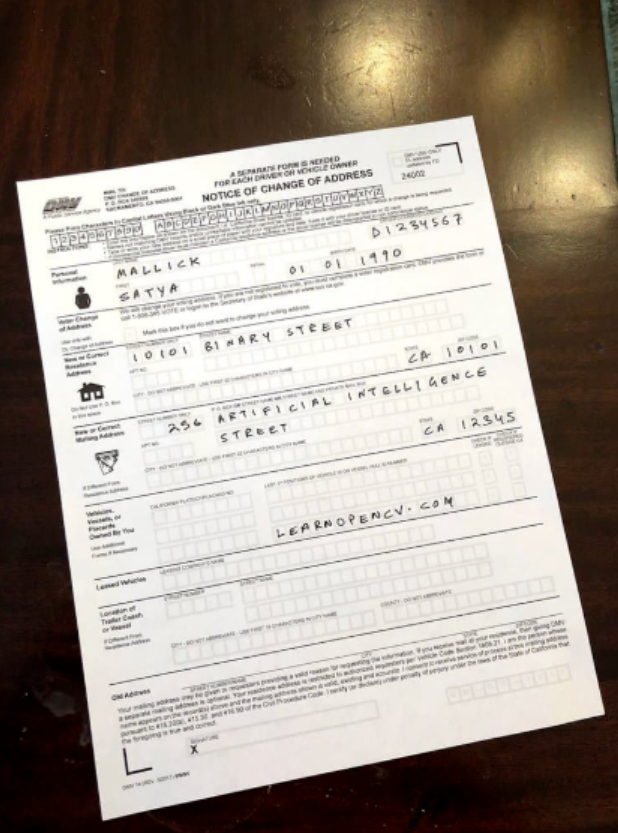
#> input picture DS_scan_test.png, 618 x 833 px
$ python document_scanner_251008.py
#> lines starting #> are read from the running program, lines starting #| are printed output that depends on the picture; after the words box and inside, x2 and y2 are one past the last pixel; in counts of white or black regions, pixels touching at a corner belong together
'''
Document scanner - CV homework: Canny edges + contour approx + perspective transform
end to function `scan_document(image_path, out_dir)`
input: image_path
output: img in out_dir

'''

# It also runs once on the provided sample in /mnt/data and saves results.

import os
import cv2
import numpy as np
from typing import Tuple

def order_points(pts: np.ndarray) -> np.ndarray:
    """Order 4 points as [tl, tr, br, bl]."""
    rect = np.zeros((4, 2), dtype="float32")
    s = pts.sum(axis=1)
    diff = np.diff(pts, axis=1)
    rect[0] = pts[np.argmin(s)]  # top-left
    rect[2] = pts[np.argmax(s)]  # bottom-right
    rect[1] = pts[np.argmin(diff)]  # top-right
    rect[3] = pts[np.argmax(diff)]  # bottom-left
    return rect

def four_point_transform(image: np.ndarray, pts: np.ndarray) -> np.ndarray:
    """Perspective-warp the image given 4 corner points."""
    rect = order_points(pts)
    (tl, tr, br, bl) = rect
    widthA = np.linalg.norm(br - bl)
    widthB = np.linalg.norm(tr - tl)
    maxWidth = int(max(widthA, widthB))

    heightA = np.linalg.norm(tr - br)
    heightB = np.linalg.norm(tl - bl)
    maxHeight = int(max(heightA, heightB))

    dst = np.array([
        [0, 0],
        [maxWidth - 1, 0],
        [maxWidth - 1, maxHeight - 1],
        [0, maxHeight - 1]], dtype="float32")

    M = cv2.getPerspectiveTransform(rect, dst)
    warped = cv2.warpPerspective(image, M, (maxWidth, maxHeight))
    return warped

def auto_canny(image: np.ndarray, sigma: float = 0.33) -> np.ndarray:
    v = np.median(image)
    lower = int(max(0, (1.0 - sigma) * v))
    upper = int(min(255, (1.0 + sigma) * v))
    edged = cv2.Canny(image, lower, upper)
    return edged

def find_document_quad(gray: np.ndarray) -> Tuple[np.ndarray, np.ndarray]:
    """Return quadrilateral points of the doc and an edge visualization."""
    # Blur slightly, detect edges
    blur = cv2.GaussianBlur(gray, (5, 5), 0)
    edges = auto_canny(blur)
    # Strengthen edges
    kernel = cv2.getStructuringElement(cv2.MORPH_RECT, (5, 5))
    edges = cv2.dilate(edges, kernel, iterations=1)
    edges = cv2.erode(edges, kernel, iterations=1)

    # Find largest 4-point contour by area
    cnts, _ = cv2.findContours(edges.copy(), cv2.RETR_LIST, cv2.CHAIN_APPROX_SIMPLE)
    cnts = sorted(cnts, key=cv2.contourArea, reverse=True)

    quad = None
    for c in cnts[:10]:  # check top 10 contours
        peri = cv2.arcLength(c, True)
        approx = cv2.approxPolyDP(c, 0.02 * peri, True)
        if len(approx) == 4:
            quad = approx.reshape(4, 2).astype("float32")
            break

    # Fallback: use minAreaRect if no 4-point polygon found
    if quad is None and len(cnts) > 0:
        c = cnts[0]
        rect = cv2.minAreaRect(c)
        box = cv2.boxPoints(rect)
        quad = box.astype("float32")

    # Optional: refine corner locations to subpixel accuracy if possible
    if quad is not None:
        # Harris/GoodFeatures map to refine
        corners = cv2.goodFeaturesToTrack(gray, maxCorners=200, qualityLevel=0.01, minDistance=10)
        if corners is not None:
            corners = corners.reshape(-1, 2)
            refined = []
            for q in order_points(quad):
                # pick the nearest detected corner to each ordered vertex
                dists = np.linalg.norm(corners - q, axis=1)
                nearest = corners[np.argmin(dists)]
                refined.append(nearest)
            quad = np.array(refined, dtype="float32")

    return quad, edges

def enhance_scanned(warped: np.ndarray) -> Tuple[np.ndarray, np.ndarray]:
    """Return color and binarized (scanned-like) versions."""
    # Color correction (optional white balance-like)
    color = warped.copy()
    # Convert to grayscale and adaptive threshold to mimic a scanner
    gray_w = cv2.cvtColor(warped, cv2.COLOR_BGR2GRAY)
    # Use adaptive threshold and slight median blur
    gray_w = cv2.medianBlur(gray_w, 3)
    bw = cv2.adaptiveThreshold(gray_w, 255, cv2.ADAPTIVE_THRESH_GAUSSIAN_C,
                               cv2.THRESH_BINARY, 31, 10)
    return color, bw

def scan_document(image_path: str, out_dir: str, debug: bool = False) -> Tuple[str, str]:
    """Main entry: path in, saves results (color & bw) to out_dir, returns paths."""
#> called with image_path = './DS_scan_test.png', out_dir = './output', debug = True
    if not os.path.exists(out_dir):
        os.makedirs(out_dir, exist_ok=True)

    image = cv2.imread(image_path)
#> image is the input picture: shape (833, 618, 3); mean B, G, R 143.4, 152.6, 162.1
    if image is None:
        raise FileNotFoundError(f"Could not read image at {image_path}")

    # Keep ratio for later warping to original resolution
    orig = image.copy()
    ratio = image.shape[0] / 800.0  # scale to 800px height for detection
#> ratio = 1.04
    resized = cv2.resize(image, (int(image.shape[1] / ratio), 800))
    gray = cv2.cvtColor(resized, cv2.COLOR_BGR2GRAY)
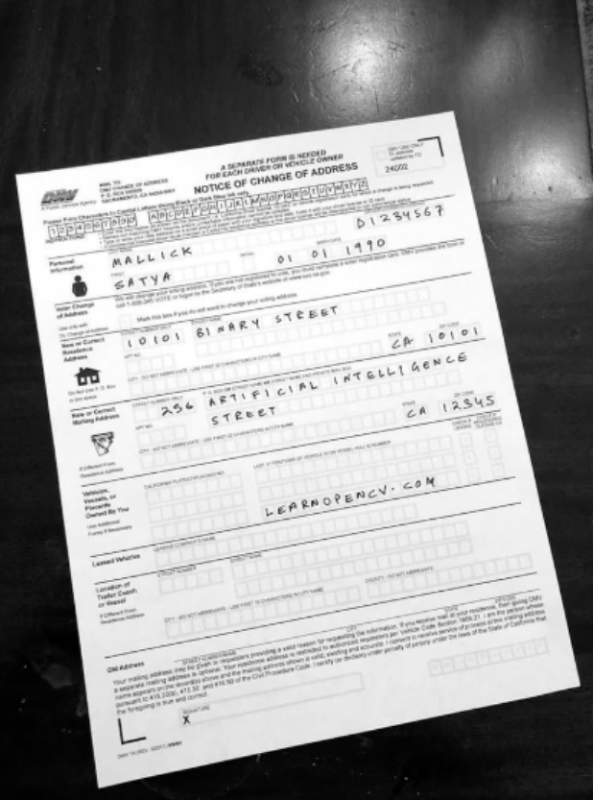
#> gray: shape (800, 593); min 0, max 255, mean 154.3

    quad, edges = find_document_quad(gray)
#> in auto_canny, `v = np.median(image)`: v = 206
#> in auto_canny, `lower = int(max(0, (1.0 - sigma) * v))`: lower = 138
#> in auto_canny, `upper = int(min(255, (1.0 + sigma) * v))`: upper = 255
#> in auto_canny, `edged = cv2.Canny(image, lower, upper)`:
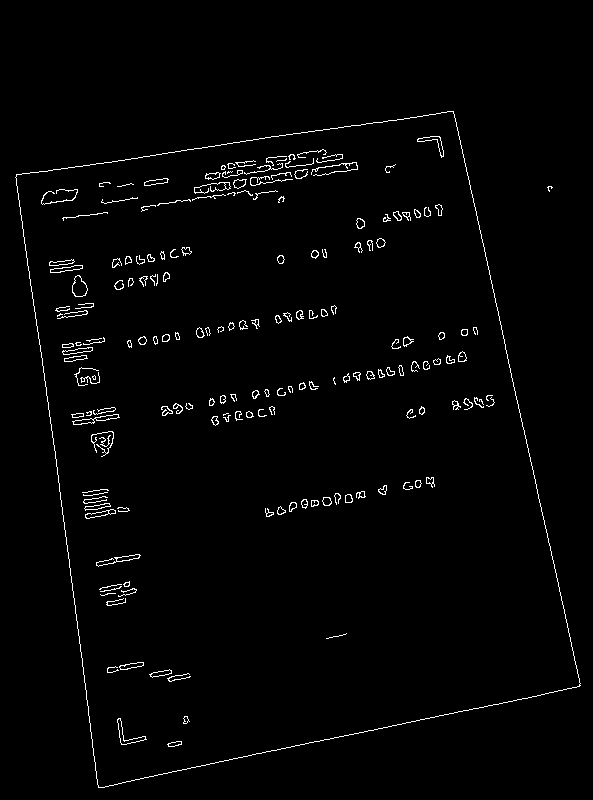
#> edged: shape (800, 593); 1.7% white in thin lines or dots, all inside (x1, y1, x2, y2) = (15, 111, 581, 788)
#> in find_document_quad, `edges = cv2.dilate(edges, kernel, iterations=1)`:
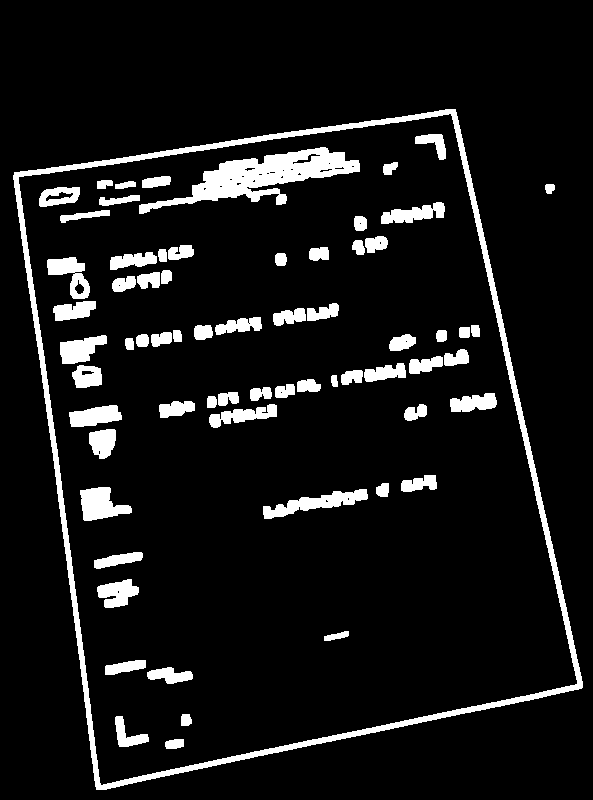
#> edges: shape (800, 593); 8.6% white; 67 white regions, largest, box (x1, y1, x2, y2) and area: (13, 109, 583, 790) 12030, (139, 147, 360, 214) 5163, (263, 489, 368, 519) 1254
#> in find_document_quad, `edges = cv2.erode(edges, kernel, iterations=1)`:
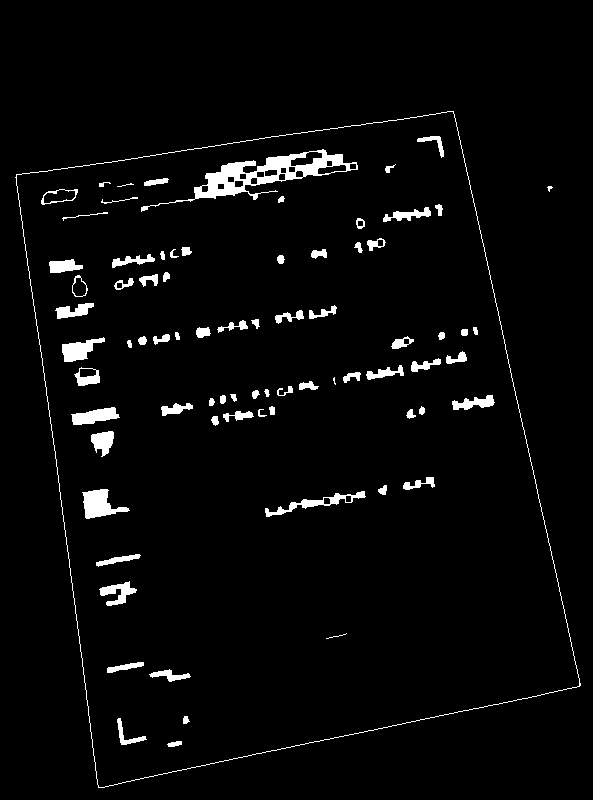
#> edges: shape (800, 593); 3.3% white; 78 white regions (3 under 20 px)
#> in find_document_quad, `cnts, _ = cv2.findContours(edges.copy(), cv2.RETR_LIST, cv2.CHAIN_APPR..`: cnts = 104 contours, 9 with area under 20; largest, box (x1, y1, x2, y2) and area: (15, 111, 581, 788) 281308, (16, 111, 580, 788) 281302, (141, 149, 358, 212) 3424, (82, 489, 130, 519) 693, (265, 491, 366, 517) 517
#> the loop in find_document_quad, `for c in cnts[:10]:` made 1 pass
#> (peri, quad) on pass 1: (2261.7, [[453, 111], [16, 174], [98, 787], [580, 685]])
#> in find_document_quad, `corners = cv2.goodFeaturesToTrack(gray, maxCorners=200, qualityLevel=0..`: corners = 200 rows, first 8: [88, 377], [312, 501], [122, 743], [434, 360], [145, 738], [234, 395], [80, 368], [73, 415]
#> in find_document_quad, `corners = corners.reshape(-1, 2)`: corners = 200 pairs, first value 16 to 579, second value 112 to 786
#> in order_points, `rect = np.zeros((4, 2), dtype="float32")`: rect = [[0, 0], [0, 0], [0, 0], [0, 0]]
#> in order_points, `s = pts.sum(axis=1)`: s = [564, 190, 885, 1265]
#> in order_points, `diff = np.diff(pts, axis=1)`: diff = [-342, 158, 689, 105]
#> the loop in find_document_quad, `for q in order_points(quad):` made 4 passes
#> (q, nearest) on passes 1 to 4: ([16, 174], [16, 175]), ([453, 111], [452, 112]), ([580, 685], [579, 685]), ([98, 787], [99, 786])
#> after the loop in find_document_quad, `for q in order_points(quad):`: refined = [[16, 175], [452, 112], [579, 685], [99, 786]]
#> quad = [[16, 175], [452, 112], [579, 685], [99, 786]]
    if quad is None:
        raise RuntimeError("Could not detect document boundary (quadrilateral not found).")

    # Scale quad back to original image coordinates
    quad_orig = quad * ratio
#> quad_orig = [[16.66, 182.2], [470.6, 116.6], [602.9, 713.3], [103.1, 818.4]]
    warped = four_point_transform(orig, quad_orig)
#> in four_point_transform, `rect = order_points(pts)`: rect has the same summary as quad_orig in scan_document
#> in four_point_transform, `(tl, tr, br, bl) = rect`: tl = [16.66, 182.2]; tr = [470.6, 116.6]; br = [602.9, 713.3]; bl = [103.1, 818.4]
#> in four_point_transform, `widthA = np.linalg.norm(br - bl)`: widthA = 510.7
#> in four_point_transform, `widthB = np.linalg.norm(tr - tl)`: widthB = 458.7
#> in four_point_transform, `maxWidth = int(max(widthA, widthB))`: maxWidth = 510
#> in four_point_transform, `heightA = np.linalg.norm(tr - br)`: heightA = 611.1
#> in four_point_transform, `heightB = np.linalg.norm(tl - bl)`: heightB = 642
#> in four_point_transform, `dst = np.array([ [0, 0], [maxWidth - 1, 0], [maxWidth - 1, maxHeight -..`: dst = [[0, 0], [509, 0], [509, 641], [0, 641]]
#> in four_point_transform, `M = cv2.getPerspectiveTransform(rect, dst)`: M = [[1.09, -0.148, 8.79], [0.165, 1.14, -210.9], [-7.54e-05, 0.0002, 1]]
#> in four_point_transform, `warped = cv2.warpPerspective(image, M, (maxWidth, maxHeight))`:
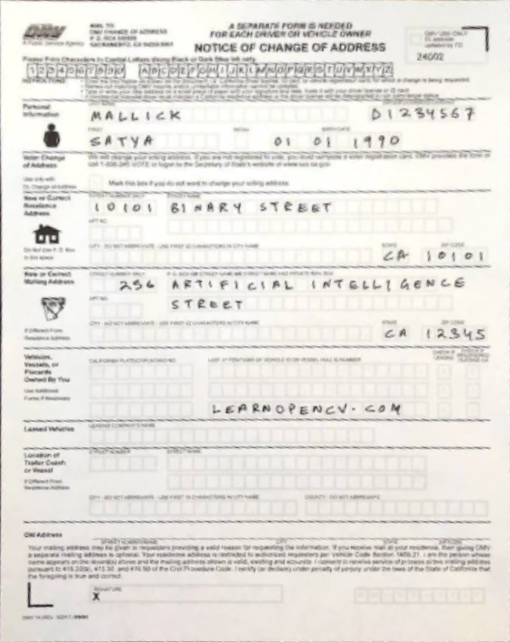
#> warped: shape (642, 510, 3); mean B, G, R 223.2, 228, 230.7

    color, bw = enhance_scanned(warped)
#> in enhance_scanned, `bw = cv2.adaptiveThreshold(gray_w, 255, cv2.ADAPTIVE_THRESH_GAUSSIAN_C..`:
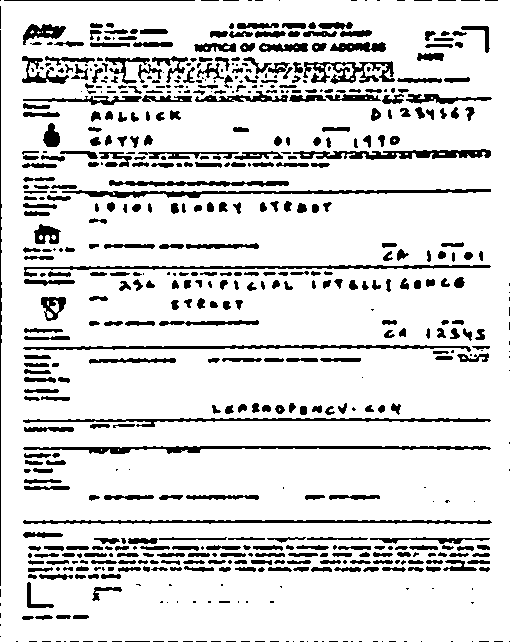
#> bw: shape (642, 510); 85.6% white; 616 black regions (194 under 20 px), largest, box (x1, y1, x2, y2) and area: (23, 446, 491, 454) 1579, (62, 189, 491, 198) 1483, (24, 265, 491, 277) 1317

    base = os.path.splitext(os.path.basename(image_path))[0]
    out_color = os.path.join(out_dir, f"{base}_scanned_color.jpg")
    out_bw = os.path.join(out_dir, f"{base}_scanned_bw.jpg")
    cv2.imwrite(out_color, color)
    cv2.imwrite(out_bw, bw)

    # Debug composite with corners
    if debug:
        dbg = resized.copy()
        for p in quad.astype(int):
            cv2.circle(dbg, tuple(p), 8, (0, 255, 0), -1)
#> this loop made 4 passes
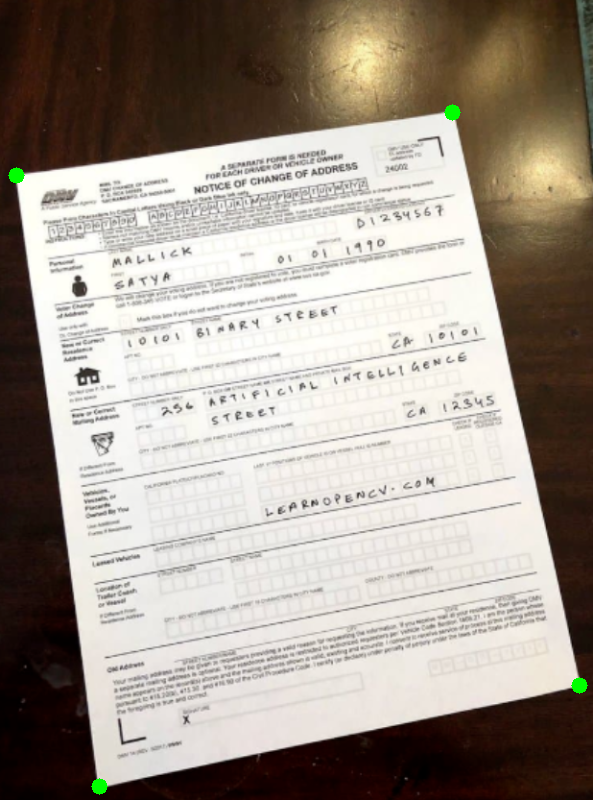
#> dbg: shape (800, 593, 3); mean B, G, R 143.1, 152.7, 161.8
        out_dbg1 = os.path.join(out_dir, f"{base}_edges.jpg")
        out_dbg2 = os.path.join(out_dir, f"{base}_corners.jpg")
        cv2.imwrite(out_dbg1, edges)
        cv2.imwrite(out_dbg2, dbg)

    return out_color, out_bw

# ---- Run once on the provided sample and show output paths ----
sample_path = "./DS_scan_test.png"
out_dir = "./output"
try:
    color_p, bw_p = scan_document(sample_path, out_dir, debug=True)
    print("Saved:", color_p, "and", bw_p)
    print("Debug images also saved to:", out_dir)
except Exception as e:
    print("Error:", e)
